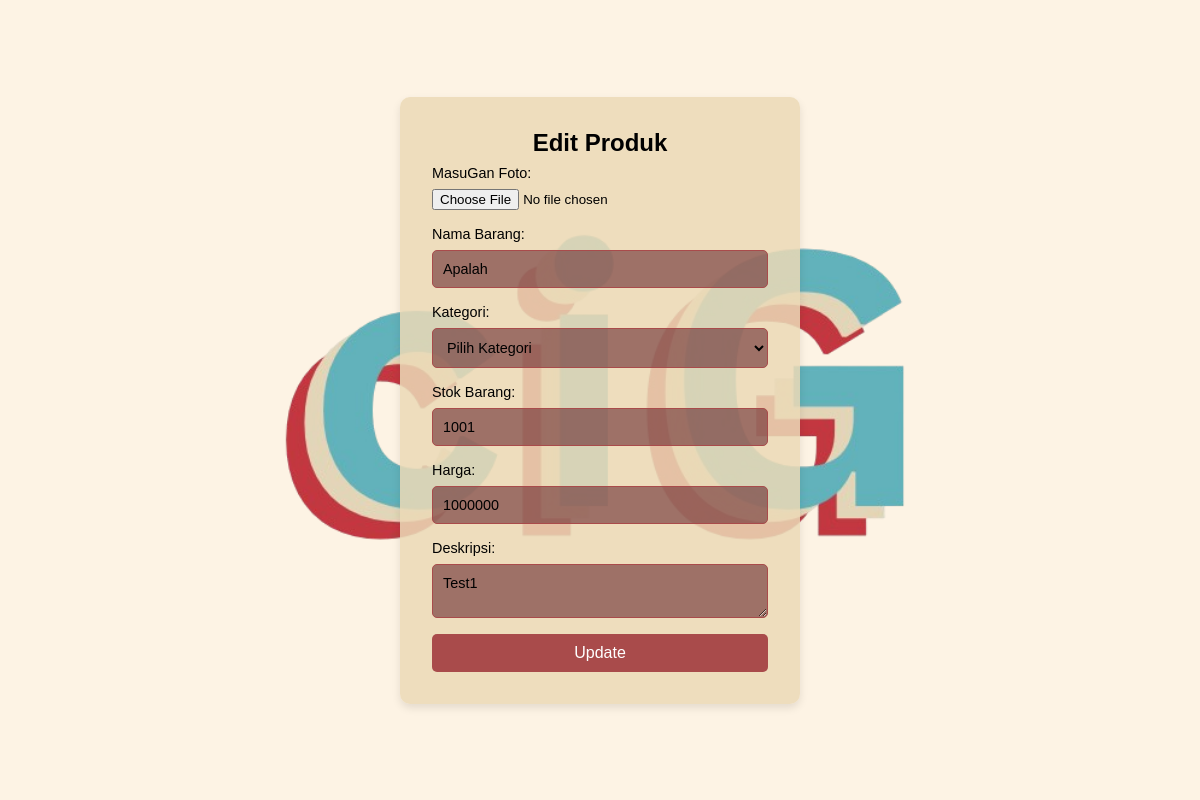
The app's page /public/editproduk.php?idprod=57 with its own data.
### tables this page shows
CREATE TABLE IF NOT EXISTS `produk` (
  `ID_produk` int NOT NULL AUTO_INCREMENT,
  `ID_kategori` int DEFAULT NULL,
  `nama` varchar(500) DEFAULT NULL,
  `deskripsi` varchar(500) DEFAULT NULL,
  `harga` int DEFAULT NULL,
  `foto` varchar(500) NOT NULL,
  `stok` int DEFAULT NULL,
  `terjual` int DEFAULT NULL,
  `waktuditambahkan` date NOT NULL,
  `statusproduk` enum('available','unavailable') NOT NULL DEFAULT 'available',
  PRIMARY KEY (`ID_produk`),
  KEY `nama` (`nama`),
  KEY `ID_kategori` (`ID_kategori`)
);

### public/editproduk.php (the view, shortened to what this page needs)
<?php
require 'sess.php';
$idprod = $_GET['idprod'];
$q = "SELECT * FROM produk WHERE ID_produk = $idprod";
$r = $conn->query($q);
$row = $r->fetch_assoc();
?>
<!DOCTYPE html>
<html lang="en">
<head>
    <link rel="stylesheet" href="./css/tambahproduk.css">
</head>
<body>
    <div class="container">
        <div class="register-box">
            <h2>Edit Produk</h2>
            <form method="POST" action="" enctype="multipart/form-data">
                <label style="padding-bottom: 0.5rem;"for="inputfoto">MasuGan Foto:</label>
                <input style="margin-bottom: 1rem;" type="file" name="inputfoto"
                accept="image/png,image/jpeg,image/jpg">
                <label style="padding-bottom: 0.5rem;" for="nama">Nama Barang:</label>
                <input type="text" id="nama" name="nama" required
                value="<?php echo $_POST['nama'] ?? $row['nama']?>">
                <label for = "kategori" style="padding-bottom: 0.5rem;">Kategori:</label>
                <select id="kategori" name="kategori" required>
                    <option value="" disabled selected>Pilih Kategori</option>
                </select>
                <label style="padding-bottom: 0.5rem;" for="stok">Stok Barang:</label>
                <input type="number" id="stok" name="stok" min='1' required
                value="<?php echo $_POST['inputnumber'] ?? $row['stok']?>">
                <label for="harga" style="padding-bottom: 0.5rem;">Harga:</label>
                <input   type="number" id="harga" name="harga" min='1000' required
                value = "<?php echo $_POST['harga'] ?? $row['harga'] ?>">
                <label for="deskripsi" style="padding-bottom: 0.5rem;">Deskripsi:</label>
                <textarea  style="max-width:100% !important; min-width:100%;"  id="deskripsi" name="deskripsi" required
                value = "<?php echo $_POST['deskripsi'] ?? $row['deskripsi'] ?>"><?php echo $_POST['deskripsi'] ?? $row['deskripsi'] ?></textarea>
                <button type="submit">Update</button>
            </form>
        </div>
    </div>
</body>
</html>

### public/css/tambahproduk.css (style rules this page uses)
* { margin: 0; padding: 0; box-sizing: border-box; font-family: Arial, sans-serif; }
body { display: flex; justify-content: center; align-items: center; min-height: 100vh; background-color: #fdf3e4; }
.container { position: relative; display: flex; justify-content: center; align-items: center; min-height: 100vh; height: 100%; width: 100%; background-image: url('ciG.png'); background-size: 60%; background-repeat: no-repeat; background-position: center center; }
.register-box { position: relative; width: 90%; max-width: 400px; padding: 2rem; background-color: rgba(236, 218, 183, 0.85); border-radius: 10px; box-shadow: 0 4px 8px rgba(0, 0, 0, 0.1); z-index: 2; text-align: center; }
.register-box form { display: flex; flex-direction: column; }
.register-box h2 { font-size: 1.5rem; color: black; margin-bottom: 0.5rem; }
.register-box label { display: block; font-size: 14.4px; color: black; text-align: left; }
.register-box input[type="text"], .register-box input[type="number"], .register-box textarea , .register-box select { margin-bottom: 1rem; width: 100%; padding: 10px; border: 1px solid #a94b4b; border-radius: 5px; background-color: rgba(80, 7, 18, 0.5) !important; font-size: 14.4px; }
.register-box button { width: 100%; padding: 10px; border: none; background-color: #a94b4b; color: #fff; font-size: 16px; border-radius: 5px; cursor: pointer; }

### records on screen
produk: nama "Apalah", stok "1001", harga "1000000", deskripsi "Test1"
